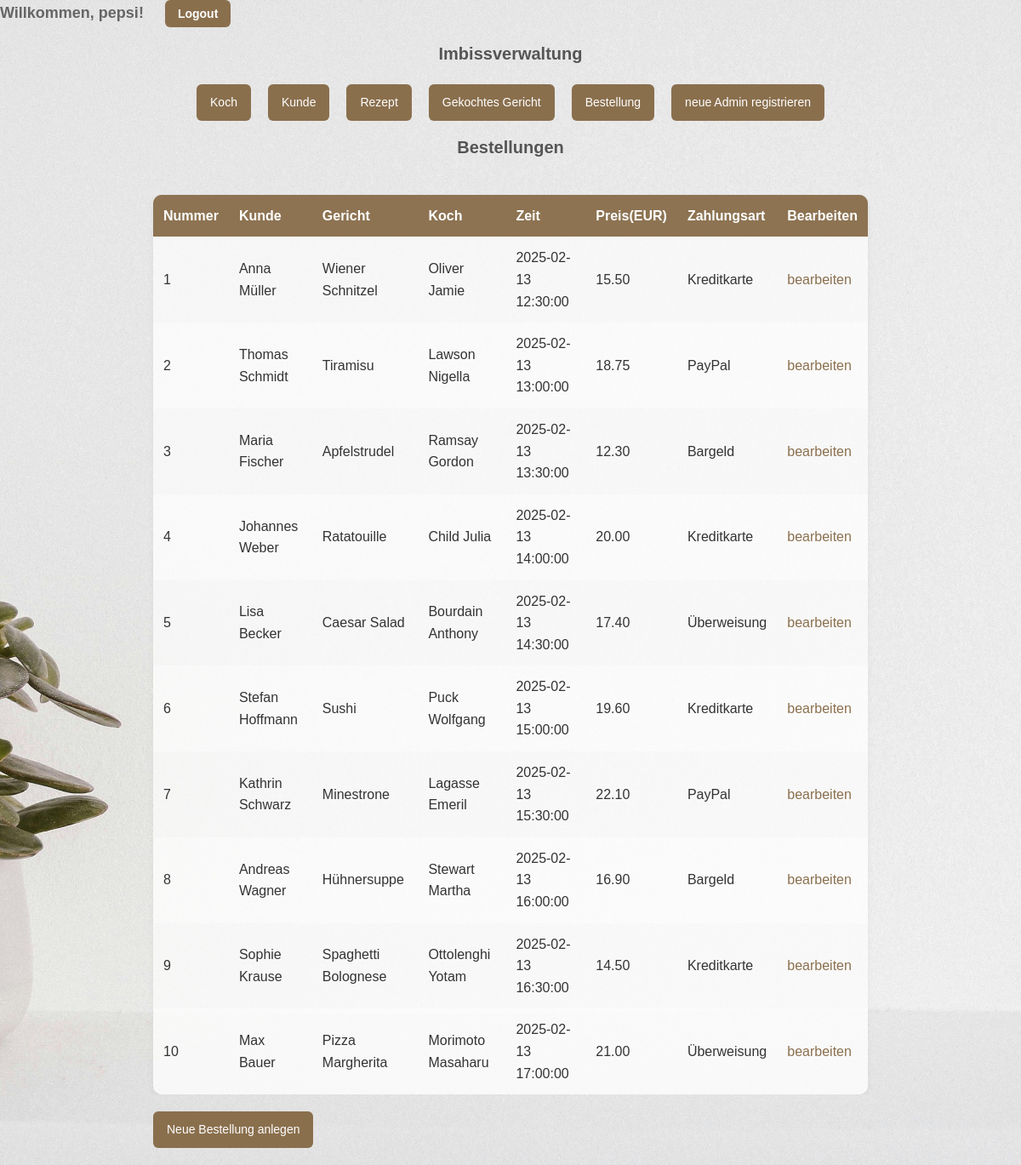
/pages/bestellung.php (signed in), run on the app's committed database.
### tables this page shows
CREATE TABLE IF NOT EXISTS bestellung (
    bestellungid INT NOT NULL AUTO_INCREMENT,
    kundeid INT DEFAULT NULL,
    gekochtesgerichtid INT DEFAULT NULL,
    zeitpunkt DATETIME DEFAULT Null,
    preis DECIMAL(6, 2) DEFAULT NULL,
    zahlungsart VARCHAR(40) DEFAULT NULL,
    PRIMARY KEY (bestellungid),
    FOREIGN KEY (kundeid) REFERENCES kunde(kundeid) ON DELETE CASCADE,
    FOREIGN KEY (gekochtesgerichtid) REFERENCES gekochtesgericht(gekochtesgerichtid) ON DELETE CASCADE
);

CREATE TABLE IF NOT EXISTS kunde (
    kundeid INT NOT NULL AUTO_INCREMENT,
    `name` VARCHAR(40) NOT NULL,
    vorname VARCHAR(40) DEFAULT NULL,
    email VARCHAR(40) DEFAULT NULL,
    lieblingsgericht VARCHAR(40) DEFAULT NULL,
    plz VARCHAR(5) DEFAULT NULL,
    ort VARCHAR(40) DEFAULT NULL,
    strasse VARCHAR(40) DEFAULT NULL,
    strassenr VARCHAR(10) DEFAULT NULL,
    telefonnr VARCHAR(15) DEFAULT NULL,
    PRIMARY KEY (kundeid)
);

CREATE TABLE IF NOT EXISTS rezept (
    rezeptid INT NOT NULL AUTO_INCREMENT,
    `name` VARCHAR(40) NOT NULL,
    dauer INT DEFAULT NULL,   
    speiseart VARCHAR(40) DEFAULT NULL,
    rezeptbeschreibung TEXT DEFAULT NULL,
    PRIMARY KEY (rezeptid)
);

CREATE TABLE IF NOT EXISTS koch (
    kochid INT NOT NULL AUTO_INCREMENT,
    `name` VARCHAR(40) NOT NULL,
    vorname VARCHAR(40) DEFAULT NULL,
    anzahl_von_sternen TINYINT DEFAULT NULL,
    koch_alter INT DEFAULT NULL,
    geschlecht ENUM('m', 'w', 'd') DEFAULT NULL,
    spezialgebiet VARCHAR(40) DEFAULT NULL,
    PRIMARY KEY (kochid)
);

### pages/bestellung.class.php (the view, shortened to what this page needs)
<?php
class Bestellung {
    private $tabelle = "bestellung";
    public function lesenAlleDaten() {
        $sql = "SELECT b.bestellungid,
                       kunde.kundeid,
                       kunde.name,
                       kunde.vorname,
                       g.gekochtesgerichtid,
                       r.rezeptid,
                       r.name,
                       koch.kochid,
                       koch.name,
                       koch.vorname,
                       b.zeitpunkt,
                       b.preis,
                       b.zahlungsart
                       FROM " . $this->tabelle . " b
                       JOIN kunde ON kunde.kundeid = b.kundeid
                       JOIN gekochtesgericht g ON g.gekochtesgerichtid = b.gekochtesgerichtid
                       JOIN rezept r ON r.rezeptid = g.rezeptid
                       JOIN koch ON koch.kochid = g.kochid
                       ORDER BY b.bestellungid";
        $this->baueBestellungTabelle($sql);
    }
    private function baueBestellungTabelle($sql) {
        require("../config/db.inc.php");
        if ($stmt = $mysqli->prepare($sql)) {
            $stmt->execute();
            $stmt->bind_result($bestellungid,
                               $kundeid,
                               $kundeName,
                               $kundeVorname,
                               $gekochtesgerichtid,
                               $rezeptid,
                               $rezeptName,
                               $kochid,
                               $kochName,
                               $kochVorname,
                               $zeitpunkt,
                               $preis,
                               $zahlungsart);
            echo "<div class=\"table-wrapper\">";
            echo "<table id=\"zebra\">\n";
            echo "<thead>
                    <tr>
                        <th>Nummer</th><th>Kunde</th><th>Gericht</th><th>Koch</th><th>Zeit</th><th>Preis(EUR)</th><th>Zahlungsart</th><th>Bearbeiten</th>
                    </tr>
                  </thead>
                  <tbody>\n";
            $count = 0;
            while ($stmt -> fetch()) {
                $count ++;
                $zebratyp = "ungerade";
                echo "<tr ";
                if($count % 2 == 0) {
                    $zebratyp = "gerade";
                }
                echo "class=\"" .$zebratyp
                ."\">\n\t<td>"
                . htmlspecialchars($bestellungid)
                ."</td>\n\t<td>"
                . htmlspecialchars($kundeVorname . " " . $kundeName)
                ."</td>\n\t<td>"
                . htmlspecialchars($rezeptName)
                ."</td>\n\t<td>"
                . htmlspecialchars($kochVorname . " " . $kochName)
                ."</td>\n\t<td>"
                . htmlspecialchars($zeitpunkt)
                ."</td>\n\t<td>"
                . htmlspecialchars($preis)
                ."</td>\n\t<td>"
                . htmlspecialchars($zahlungsart)
                ."</td>\n\t<td>"
                ."<a href=\"bestellungbearbeiten.php?bestellungid=" .htmlspecialchars($bestellungid) ."\">bearbeiten</a>"
                ."</td>\n</tr>";
            }
            echo "</table>";
            echo "</div>";
        }
    }
}
?>

### pages/bestellung.php (shortened to what this page needs)
<!DOCTYPE html>
<html lang="de">
<head>
    <?php
        require_once("bestellung.class.php");
    ?>
    <link rel="stylesheet" href="../assets/styles.css">
</head>
<body>
    <?php
        require_once("navigation.inc.php");
    ?>
    <h3>Bestellungen</h3>
    <div class="ausgabe">
        <?php
            $bestellung = new Bestellung();
            $bestellung->lesenAlleDaten();
        ?>
    </div>
    <div class="button-container">
        <a class="button" href="bestellungbearbeiten.php">Neue Bestellung anlegen</a>
    </div>
</body>
</html>

### pages/navigation.inc.php (shortened to what this page needs)
<!DOCTYPE HTML>
<html>
<head>
	<link rel="stylesheet" href="../assets/styles.css" />
</head>
<body>
<h2>Willkommen, <?php echo $_SESSION['admin_username']; ?>!
    <a class="button logout-btn" href="../includes/logout.php">Logout</a>
</h2>
<h3>Imbissverwaltung</h3>
<div class="nav">
    <a class="button" href="koch.php">Koch</a>
    <a class="button" href="kunde.php">Kunde</a>
    <a class="button" href="rezept.php">Rezept</a>
    <a class="button" href="gekochtesgericht.php">Gekochtes Gericht</a>
    <a class="button" href="bestellung.php">Bestellung</a>
    <a class="button" href="admin_register_page.php">neue Admin registrieren</a>
</div>
</body>
</html>

### assets/styles.css (style rules this page uses)
* { margin: 0; padding: 0; box-sizing: border-box; }
body { font-family: 'Arial', sans-serif; background: linear-gradient(to bottom, #f0f4f8, #dce2e8); color: #333; line-height: 1.6; background-image: url('bg/plant.jpg'); background-attachment: fixed; background-size: cover; background-position: center; }
.nav { display: flex; justify-content: center; gap: 20px; margin-top: 20px; }
.button-container { width: 70%; margin: 20px auto; text-align: left; }
.button, .logout-btn, button { display: inline-block; padding: 10px 16px; background: #8a6f4d; color: white; text-decoration: none; font-size: 14px; border-radius: 6px; transition: background 0.3s, transform 0.2s; border: none; cursor: pointer; }
.logout-btn { margin-left: 20px; padding: 5px 15px; font-size: 14px; }
h1, h3 { text-align: center; }
h2 { font-size: 18px; color: #666; margin-bottom: 10px; }
h3 { font-size: 20px; color: #555; margin-top: 15px; }
.table-wrapper { width: 100%; overflow-x: auto; display: flex; justify-content: center; margin-top: 20px; }
table { width: 70%; border-collapse: collapse; background: rgba(255, 255, 255, 0.4); border-radius: 10px; overflow: hidden; box-shadow: 0 4px 6px rgba(0, 0, 0, 0.1); }
th, td { padding: 12px; text-align: left; }
th { background: rgba(138, 111, 77, 0.85); color: white; }
tbody tr:nth-child(even) { background: rgba(255, 255, 255, 0.4); }
tbody tr:nth-child(odd) { background: rgba(248, 248, 248, 0.3); }
#zebra, #ausgabe { width: 70%; background: rgba(255, 255, 255, 0.6); border-radius: 10px; overflow: hidden; box-shadow: 0 4px 8px rgba(0, 0, 0, 0.05); margin-top: 20px; }
#zebra thead, #ausgabe thead { background: rgba(138, 111, 77, 0.8); color: white; }
.ausgabe { display: flex; flex-direction: column; align-items: flex-start; }
a { color: #8a6f4d; text-decoration: none; }

### data on the page
bestellung: bestellungid "1", kundeid.name "Anna Müller", rezept.name "Wiener Schnitzel", koch.vorname+name "Oliver Jamie", zeitpunkt "2025-02-13 12:30:00", preis "15.50", zahlungsart "Kreditkarte"
bestellung: bestellungid "2", kundeid.name "Thomas Schmidt", rezept.name "Tiramisu", koch.vorname+name "Lawson Nigella", zeitpunkt "2025-02-13 13:00:00", preis "18.75", zahlungsart "PayPal"
bestellung: bestellungid "3", kundeid.name "Maria Fischer", rezept.name "Apfelstrudel", koch.vorname+name "Ramsay Gordon", zeitpunkt "2025-02-13 13:30:00", preis "12.30", zahlungsart "Bargeld"
bestellung: bestellungid "4", kundeid.name "Johannes Weber", rezept.name "Ratatouille", koch.vorname+name "Child Julia", zeitpunkt "2025-02-13 14:00:00", preis "20.00", zahlungsart "Kreditkarte"
bestellung: bestellungid "5", kundeid.name "Lisa Becker", rezept.name "Caesar Salad", koch.vorname+name "Bourdain Anthony", zeitpunkt "2025-02-13 14:30:00", preis "17.40", zahlungsart "Überweisung"
bestellung: bestellungid "6", kundeid.name "Stefan Hoffmann", rezept.name "Sushi", koch.vorname+name "Puck Wolfgang", zeitpunkt "2025-02-13 15:00:00", preis "19.60", zahlungsart "Kreditkarte"
bestellung: bestellungid "7", kundeid.name "Kathrin Schwarz", rezept.name "Minestrone", koch.vorname+name "Lagasse Emeril", zeitpunkt "2025-02-13 15:30:00", preis "22.10", zahlungsart "PayPal"
bestellung: bestellungid "8", kundeid.name "Andreas Wagner", rezept.name "Hühnersuppe", koch.vorname+name "Stewart Martha", zeitpunkt "2025-02-13 16:00:00", preis "16.90", zahlungsart "Bargeld"
bestellung: bestellungid "9", kundeid.name "Sophie Krause", rezept.name "Spaghetti Bolognese", koch.vorname+name "Ottolenghi Yotam", zeitpunkt "2025-02-13 16:30:00", preis "14.50", zahlungsart "Kreditkarte"
bestellung: bestellungid "10", kundeid.name "Max Bauer", rezept.name "Pizza Margherita", koch.vorname+name "Morimoto Masaharu", zeitpunkt "2025-02-13 17:00:00", preis "21.00", zahlungsart "Überweisung"

### other printed values
$_SESSION['admin_username'] "pepsi"
